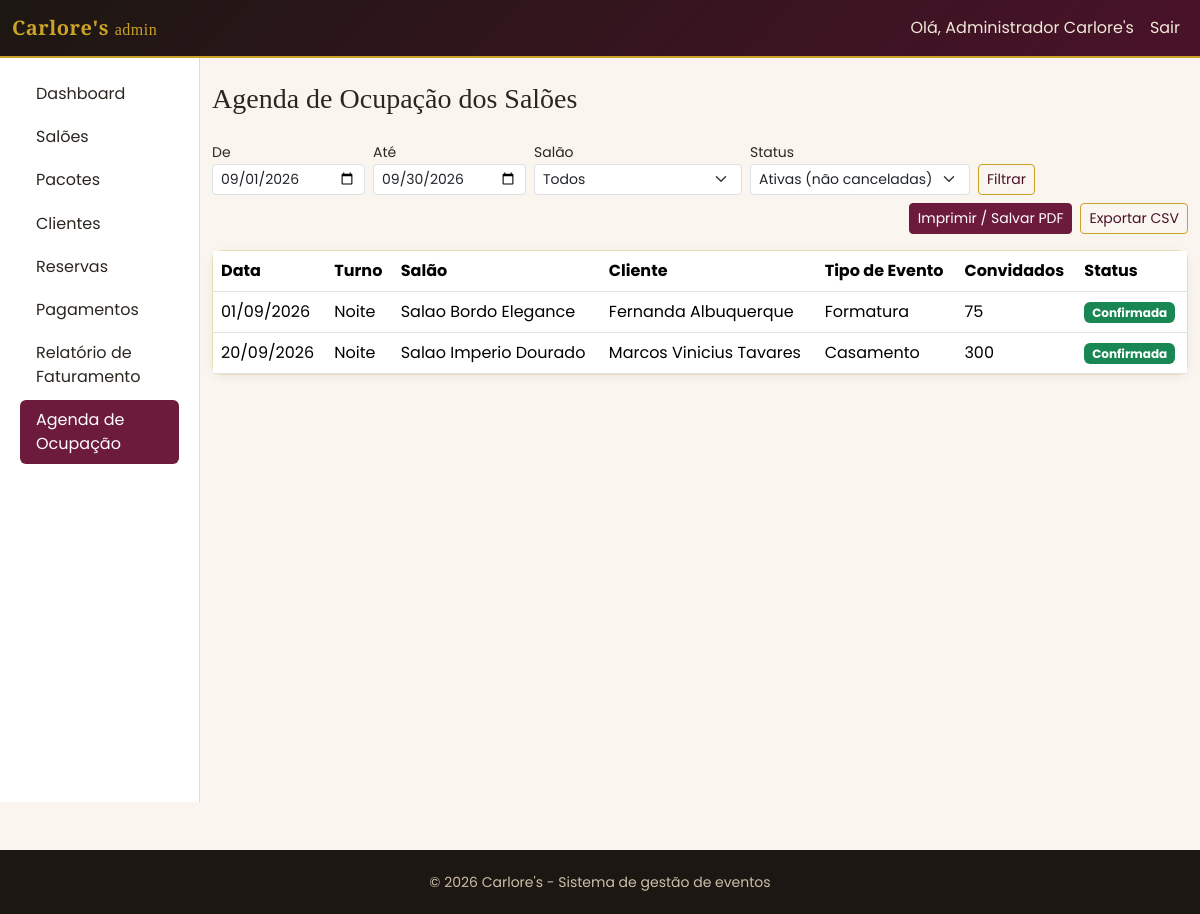
The page /admin/relatorios/ocupacao.php (signed in) on the database its author committed.
### tables this page shows
CREATE TABLE reservas (
    id                  INT UNSIGNED AUTO_INCREMENT PRIMARY KEY,
    cliente_id          INT UNSIGNED NOT NULL,
    salao_id            INT UNSIGNED NOT NULL,
    pacote_id           INT UNSIGNED NOT NULL,
    data_evento         DATE NOT NULL,
    turno               ENUM('manha', 'tarde', 'noite') NOT NULL,
    tipo_evento         VARCHAR(80) NOT NULL,
    numero_convidados   SMALLINT UNSIGNED NOT NULL,
    status              ENUM('solicitada', 'confirmada', 'cancelada') NOT NULL DEFAULT 'solicitada',
    valor_salao         DECIMAL(10,2) NOT NULL,
    valor_pacote        DECIMAL(10,2) NOT NULL,
    desconto            DECIMAL(10,2) NOT NULL DEFAULT 0.00,
    valor_total         DECIMAL(10,2) GENERATED ALWAYS AS (valor_salao + valor_pacote - desconto) STORED,
    bloqueio_data       DATE GENERATED ALWAYS AS (CASE WHEN status = 'cancelada' THEN NULL ELSE data_evento END) STORED,
    observacoes         TEXT NULL,
    created_at          DATETIME NOT NULL DEFAULT CURRENT_TIMESTAMP,
    updated_at          DATETIME NOT NULL DEFAULT CURRENT_TIMESTAMP ON UPDATE CURRENT_TIMESTAMP,
    CONSTRAINT fk_reservas_cliente FOREIGN KEY (cliente_id) REFERENCES clientes(id)
        ON DELETE RESTRICT ON UPDATE CASCADE,
    CONSTRAINT fk_reservas_salao FOREIGN KEY (salao_id) REFERENCES saloes(id)
        ON DELETE RESTRICT ON UPDATE CASCADE,
    CONSTRAINT fk_reservas_pacote FOREIGN KEY (pacote_id) REFERENCES pacotes(id)
        ON DELETE RESTRICT ON UPDATE CASCADE,
    UNIQUE KEY uq_disponibilidade (salao_id, bloqueio_data),
    INDEX idx_reservas_data (data_evento),
    INDEX idx_reservas_status (status)
);

CREATE TABLE saloes (
    id          INT UNSIGNED AUTO_INCREMENT PRIMARY KEY,
    nome        VARCHAR(100) NOT NULL,
    capacidade  SMALLINT UNSIGNED NOT NULL,
    descricao   TEXT NULL,
    valor_base  DECIMAL(10,2) NOT NULL DEFAULT 0.00,
    foto        VARCHAR(255) NULL,
    ativo       TINYINT(1) NOT NULL DEFAULT 1,
    created_at  DATETIME NOT NULL DEFAULT CURRENT_TIMESTAMP,
    updated_at  DATETIME NOT NULL DEFAULT CURRENT_TIMESTAMP ON UPDATE CURRENT_TIMESTAMP,
    UNIQUE KEY uq_saloes_nome (nome),
    INDEX idx_saloes_ativo (ativo)
);

CREATE TABLE usuarios (
    id          INT UNSIGNED AUTO_INCREMENT PRIMARY KEY,
    nome        VARCHAR(120) NOT NULL,
    email       VARCHAR(150) NOT NULL,
    senha_hash  VARCHAR(255) NOT NULL,
    tipo        ENUM('admin', 'cliente') NOT NULL DEFAULT 'cliente',
    ativo       TINYINT(1) NOT NULL DEFAULT 1,
    created_at  DATETIME NOT NULL DEFAULT CURRENT_TIMESTAMP,
    updated_at  DATETIME NOT NULL DEFAULT CURRENT_TIMESTAMP ON UPDATE CURRENT_TIMESTAMP,
    UNIQUE KEY uq_usuarios_email (email),
    INDEX idx_usuarios_tipo (tipo)
);

### public/admin/relatorios/ocupacao.php (called while the page is built, shortened)
<?php
require_once __DIR__ . '/../../../config/bootstrap.php';
$padrao = RelatorioService::periodoPadrao();
$dataInicio = $_GET['data_inicio'] ?? $padrao['inicio'];
$dataFim = $_GET['data_fim'] ?? $padrao['fim'];
$salaoId = !empty($_GET['salao_id']) ? (int)$_GET['salao_id'] : null;
$status = $_GET['status'] ?? '';
$relatorio = RelatorioService::ocupacaoSaloes($dataInicio, $dataFim, $salaoId, $status ?: null);
require ROOT_PATH . '/views/admin/relatorios/ocupacao.php';

### config/bootstrap.php (called while the page is built, shortened)
<?php
require_once ROOT_PATH . '/config/database.php';
require_once ROOT_PATH . '/helpers/format_helper.php';
spl_autoload_register(function (string $classe): void {
    foreach (['models', 'services'] as $pasta) {
        $caminho = ROOT_PATH . "/{$pasta}/{$classe}.php";
        if (is_file($caminho)) {
            return;
        }
    }
});

### services/RelatorioService.php (called while the page is built, shortened)
<?php
class RelatorioService
{
    public static function ocupacaoSaloes(string $dataInicio, string $dataFim, ?int $salaoId, ?string $status): array
    {
        $linhas = Reserva::listarParaOcupacao($dataInicio, $dataFim, $salaoId, $status);
        return [
            'linhas' => $linhas,
            'inicio' => $dataInicio,
            'fim'    => $dataFim,
        ];
    }
    public static function periodoPadrao(): array
    {
        return [
            'inicio' => date('Y-m-01'),
            'fim'    => date('Y-m-t'),
        ];
    }
}

### config/database.php (called while the page is built, shortened)
<?php
class Database
{
    private static ?PDO $conexao = null;
    public static function conectar(): PDO
    {
        if (self::$conexao === null) {
            $dsn = 'mysql:host=' . self::HOST . ';dbname=' . self::DBNAME . ';charset=' . self::CHARSET;
            try {
                self::$conexao = new PDO($dsn, self::USUARIO, self::SENHA, [
                    PDO::ATTR_ERRMODE            => PDO::ERRMODE_EXCEPTION,
                    PDO::ATTR_EMULATE_PREPARES   => false,
                    PDO::ATTR_DEFAULT_FETCH_MODE => PDO::FETCH_ASSOC,
                ]);
            } catch (PDOException $e) {
                error_log('[Database] Falha na conexao: ' . $e->getMessage());
                http_response_code(500);
                die('Nao foi possivel conectar ao banco de dados. Verifique se o MySQL do XAMPP esta em execucao e se o banco "carlores" foi importado (veja o README.md).');
            }
        }
        return self::$conexao;
    }
}

### models/Reserva.php (called while the page is built, shortened)
<?php
class Reserva
{
    public static function listarParaOcupacao(string $dataInicio, string $dataFim, ?int $salaoId, ?string $status): array
    {
        $sql = self::SELECT_BASE . ' WHERE r.data_evento BETWEEN :inicio AND :fim';
        $params = [':inicio' => $dataInicio, ':fim' => $dataFim];
        if ($status) {
            $sql .= ' AND r.status = :status';
            $params[':status'] = $status;
        } else {
            $sql .= " AND r.status != 'cancelada'";
        }
        $sql .= " ORDER BY r.data_evento ASC, s.nome ASC, FIELD(r.turno,'manha','tarde','noite')";
        $stmt = Database::conectar()->prepare($sql);
        $stmt->execute($params);
        return $stmt->fetchAll();
    }
}

### views/admin/relatorios/ocupacao.php (the view, shortened to what this page needs)
<?php require ROOT_PATH . '/views/partials/header_admin.php'; ?>
<form method="get" class="row g-2 align-items-end mb-3 no-print">
    <div class="col-auto">
        <label class="form-label small mb-0">De</label>
        <input type="date" name="data_inicio" class="form-control form-control-sm" value="<?= e($relatorio['inicio']) ?>">
    </div>
    <div class="col-auto">
        <label class="form-label small mb-0">Até</label>
        <input type="date" name="data_fim" class="form-control form-control-sm" value="<?= e($relatorio['fim']) ?>">
    </div>
    <div class="col-auto">
        <label class="form-label small mb-0">Salão</label>
        <select name="salao_id" class="form-select form-select-sm">
            <option value="">Todos</option>
        </select>
    </div>
    <div class="col-auto">
        <label class="form-label small mb-0">Status</label>
        <select name="status" class="form-select form-select-sm">
            <option value="">Ativas (não canceladas)</option>
        </select>
    </div>
    <div class="col-auto">
        <button type="submit" class="btn btn-sm btn-outline-carlores">Filtrar</button>
    </div>
    <div class="col-auto ms-auto d-flex gap-2">
        <button type="button" class="btn btn-sm btn-carlores" onclick="window.print()">Imprimir / Salvar PDF</button>
        <a class="btn btn-sm btn-outline-carlores" href="/admin/relatorios/ocupacao_csv.php?<?= http_build_query($_GET) ?>">Exportar CSV</a>
    </div>
</form>
<div class="card card-carlores">
    <div class="table-responsive">
        <table class="table mb-0">
            <thead><tr><th>Data</th><th>Turno</th><th>Salão</th><th>Cliente</th><th>Tipo de Evento</th><th>Convidados</th><th>Status</th></tr></thead>
            <tbody>
            <?php foreach ($relatorio['linhas'] as $l): ?>
                <tr>
                    <td><?= dateBr($l['data_evento']) ?></td>
                    <td><?= turnoLabel($l['turno']) ?></td>
                    <td><?= e($l['salao_nome']) ?></td>
                    <td><?= e($l['cliente_nome']) ?></td>
                    <td><?= e($l['tipo_evento']) ?></td>
                    <td><?= (int)$l['numero_convidados'] ?></td>
                    <td><?= statusReservaBadge($l['status']) ?></td>
                </tr>
            <?php endforeach; ?>
            </tbody>
        </table>
    </div>
</div>
<?php require ROOT_PATH . '/views/partials/footer_admin.php'; ?>

### helpers/format_helper.php (shortened to what this page needs)
<?php
function e(mixed $valor): string
{
    return htmlspecialchars((string)($valor ?? ''), ENT_QUOTES, 'UTF-8');
}
function dateBr(?string $dataIso): string
{
    $timestamp = strtotime($dataIso);
    return $timestamp ? date('d/m/Y', $timestamp) : '';
}
function turnoLabel(?string $turno): string
{
    return TURNOS[$turno] ?? e($turno);
}
function statusReservaLabel(?string $status): string
{
    return STATUS_RESERVA[$status] ?? e($status);
}
function statusReservaBadge(?string $status): string
{
    $mapa = ['solicitada' => 'warning', 'confirmada' => 'success', 'cancelada' => 'secondary'];
    $cor = $mapa[$status] ?? 'secondary';
    return '<span class="badge text-bg-' . $cor . '">' . statusReservaLabel($status) . '</span>';
}

### public/assets/css/theme.css (style rules this page uses)
:root { --carlores-preto: #1c1712; --carlores-vinho: #6d1b3c; --carlores-vinho-escuro: #4a1229; --carlores-dourado: #c9a227; --carlores-dourado-claro: #e8d38a; --carlores-creme: #faf6ef; --carlores-texto: #2b2620; }
body { background-color: var(--carlores-creme); color: var(--carlores-texto); font-family: 'Poppins', 'Segoe UI', sans-serif; }
a { color: var(--carlores-vinho); }
.btn-carlores { background-color: var(--carlores-vinho); border-color: var(--carlores-vinho); color: #fff; }
.btn-outline-carlores { border-color: var(--carlores-dourado); color: var(--carlores-vinho-escuro); }
.card-carlores { border: 1px solid rgba(201, 162, 39, 0.35); border-radius: 0.6rem; box-shadow: 0 2px 10px rgba(0,0,0,0.06); }

### rows shown on the page
reservas: data_evento "01/09/2026", turno "Noite", salao.nome "Salao Bordo Elegance", usuarios.nome "Fernanda Albuquerque", tipo_evento "Formatura", numero_convidados "75", status "Confirmada"
reservas: data_evento "20/09/2026", turno "Noite", salao.nome "Salao Imperio Dourado", usuarios.nome "Marcos Vinicius Tavares", tipo_evento "Casamento", numero_convidados "300", status "Confirmada"

### other values the page prints
APP_NOME "Carlore's"
$usuario['nome'] "Administrador Carlore's"
$rotulo "Dashboard"
$rotulo "Salões"
$rotulo "Pacotes"
$rotulo "Clientes"
$rotulo "Reservas"
$rotulo "Pagamentos"
$rotulo "Relatório de Faturamento"
$rotulo "Agenda de Ocupação"
$tituloPagina "Agenda de Ocupação dos Salões"
